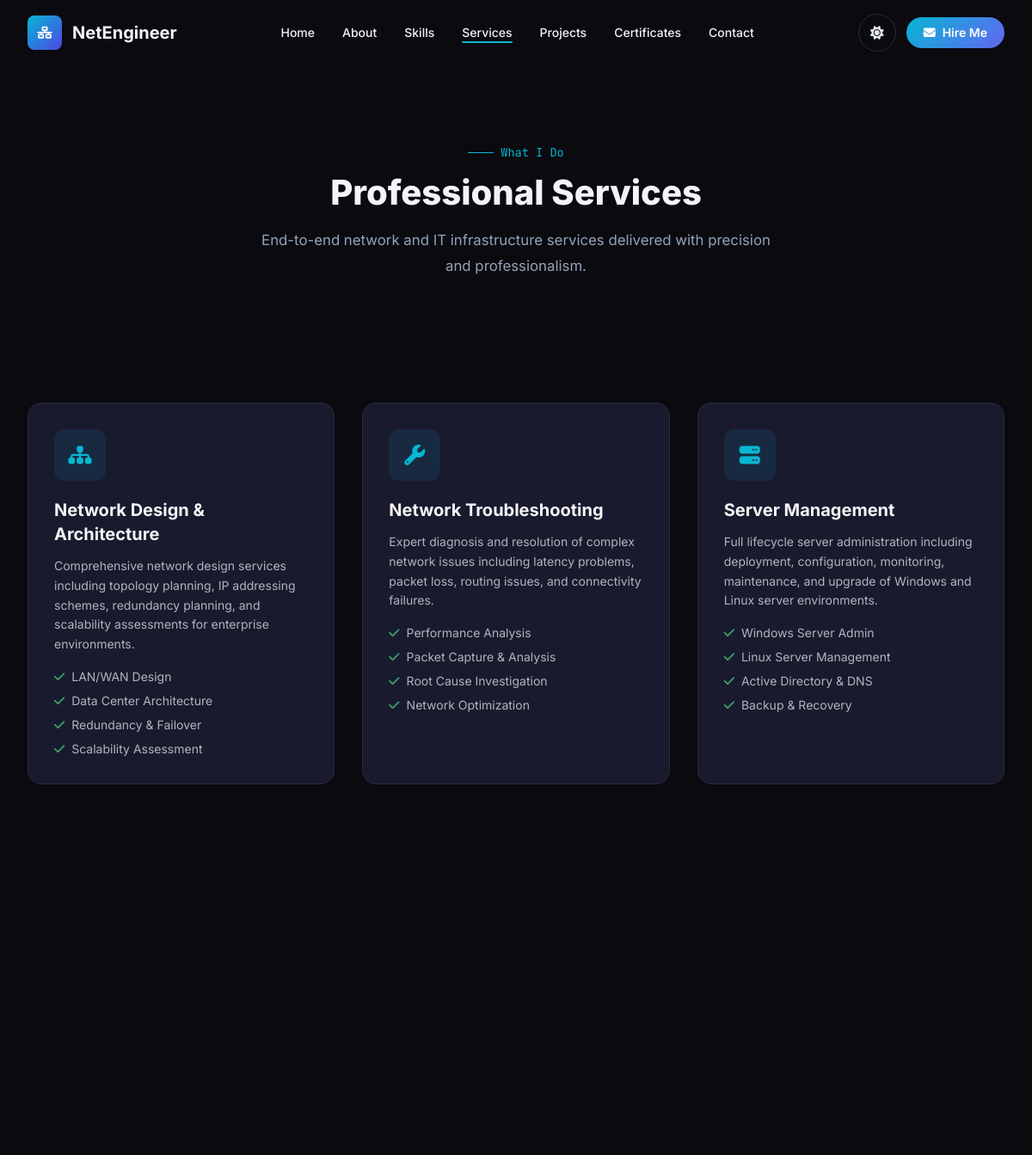
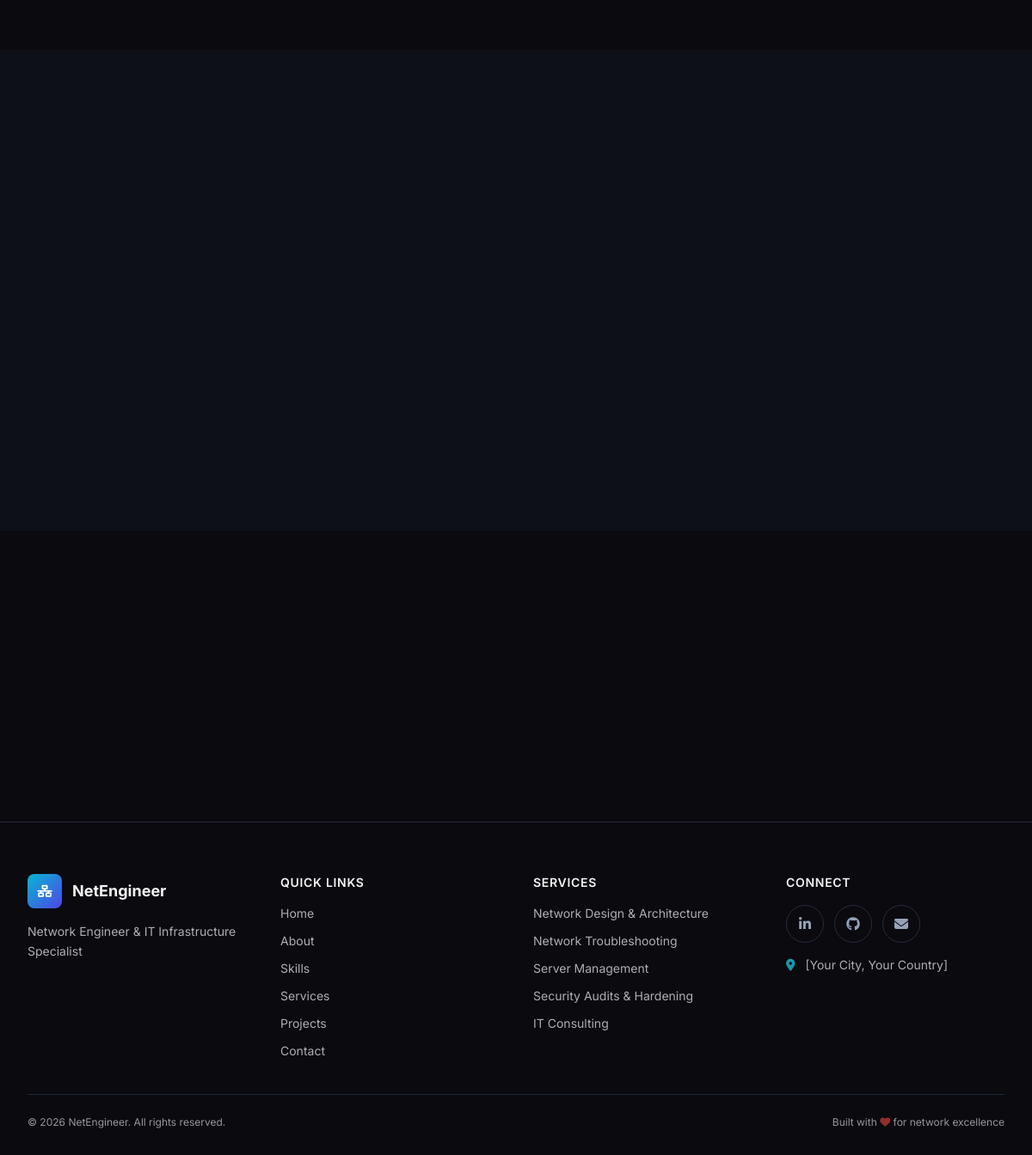
/services.php, run on the app's committed database (2 pictures, top to bottom).
### tables this page shows
CREATE TABLE `site_settings` (
    `id` INT UNSIGNED AUTO_INCREMENT PRIMARY KEY,
    `site_name` VARCHAR(255) NOT NULL DEFAULT 'Network Engineer Portfolio',
    `site_title` VARCHAR(500) DEFAULT NULL,
    `site_description` TEXT DEFAULT NULL,
    `logo` VARCHAR(500) DEFAULT NULL,
    `favicon` VARCHAR(500) DEFAULT NULL,
    `created_at` TIMESTAMP DEFAULT CURRENT_TIMESTAMP,
    `updated_at` TIMESTAMP DEFAULT CURRENT_TIMESTAMP ON UPDATE CURRENT_TIMESTAMP
);

CREATE TABLE `services` (
    `id` INT UNSIGNED AUTO_INCREMENT PRIMARY KEY,
    `title` VARCHAR(255) NOT NULL,
    `description` TEXT NOT NULL,
    `icon` VARCHAR(100) DEFAULT NULL,
    `display_order` INT UNSIGNED NOT NULL DEFAULT 0,
    `created_at` TIMESTAMP DEFAULT CURRENT_TIMESTAMP,
    `updated_at` TIMESTAMP DEFAULT CURRENT_TIMESTAMP ON UPDATE CURRENT_TIMESTAMP,
    INDEX `idx_services_order` (`display_order`)
);

CREATE TABLE `profile` (
    `id` INT UNSIGNED AUTO_INCREMENT PRIMARY KEY,
    `user_id` INT UNSIGNED NOT NULL,
    `headline` VARCHAR(500) DEFAULT NULL,
    `about_me` TEXT DEFAULT NULL,
    `phone` VARCHAR(50) DEFAULT NULL,
    `address` VARCHAR(500) DEFAULT NULL,
    `website` VARCHAR(500) DEFAULT NULL,
    `github` VARCHAR(500) DEFAULT NULL,
    `linkedin` VARCHAR(500) DEFAULT NULL,
    `facebook` VARCHAR(500) DEFAULT NULL,
    `twitter` VARCHAR(500) DEFAULT NULL,
    `cv_file` VARCHAR(500) DEFAULT NULL,
    `created_at` TIMESTAMP DEFAULT CURRENT_TIMESTAMP,
    `updated_at` TIMESTAMP DEFAULT CURRENT_TIMESTAMP ON UPDATE CURRENT_TIMESTAMP,
    FOREIGN KEY (`user_id`) REFERENCES `users`(`id`) ON DELETE CASCADE,
    INDEX `idx_profile_user` (`user_id`)
);

### config/database.php (called while the page is built, shortened)
<?php
function getDB(): PDO {
    static $pdo = null;
    if ($pdo === null) {
        try {
            $dsn = "mysql:host=" . DB_HOST . ";dbname=" . DB_NAME . ";charset=" . DB_CHARSET;
            $options = [
                PDO::ATTR_ERRMODE            => PDO::ERRMODE_EXCEPTION,
                PDO::ATTR_DEFAULT_FETCH_MODE => PDO::FETCH_ASSOC,
                PDO::ATTR_EMULATE_PREPARES   => false,
                PDO::MYSQL_ATTR_INIT_COMMAND => "SET NAMES utf8mb4 COLLATE utf8mb4_unicode_ci",
            ];
            $pdo = new PDO($dsn, DB_USER, DB_PASS, $options);
        } catch (PDOException $e) {
            error_log("Database connection failed: " . $e->getMessage());
            die("Database connection failed. Please check your configuration.");
        }
    }
    return $pdo;
}
function dbQuery(string $sql, array $params = []): array {
    $stmt = getDB()->prepare($sql);
    $stmt->execute($params);
    return $stmt->fetchAll();
}
function dbRow(string $sql, array $params = []): ?array {
    $stmt = getDB()->prepare($sql);
    $stmt->execute($params);
    $row = $stmt->fetch();
    return $row ?: null;
}

### includes/functions.php (called while the page is built, shortened)
<?php
function e(?string $value): string {
    return htmlspecialchars($value ?? '', ENT_QUOTES | ENT_HTML5, 'UTF-8');
}
function getProfile(): ?array {
    return dbRow("SELECT p.*, u.full_name, u.email, u.profile_image
                  FROM profile p
                  JOIN users u ON u.id = p.user_id
                  LIMIT 1");
}
function getSiteSettings(): ?array {
    return dbRow("SELECT * FROM site_settings LIMIT 1");
}

### services.php (the view, shortened to what this page needs)
<?php $pageTitle = 'Services'; include 'includes/header.php'; include 'includes/navbar.php';
$services = dbQuery("SELECT * FROM services ORDER BY display_order ASC");
$features = [
    ['LAN/WAN Design', 'Data Center Architecture', 'Redundancy & Failover', 'Scalability Assessment'],
    ['Performance Analysis', 'Packet Capture & Analysis', 'Root Cause Investigation', 'Network Optimization'],
    ['Windows Server Admin', 'Linux Server Management', 'Active Directory & DNS', 'Backup & Recovery'],
    ['Vulnerability Assessment', 'Firewall Optimization', 'Access Control Review', 'Compliance Checks'],
    ['Infrastructure Assessment', 'Technology Roadmap', 'Vendor Management', 'Cost Optimization'],
    ['New Site Setup', 'Infrastructure Migration', 'Cloud Migration', 'Hardware Procurement'],
];
?>
<main id="main-content">
    <section class="page-header">
        <div class="bg-pattern"></div>
        <div class="max-w-7xl mx-auto px-4 sm:px-6 lg:px-8 relative z-10">
            <div class="animate-on-scroll">
                <span class="section-tag justify-center">What I Do</span>
                <h1 class="section-title">Professional Services</h1>
                <p class="section-subtitle mx-auto">End-to-end network and IT infrastructure services delivered with precision and professionalism.</p>
            </div>
        </div>
    </section>
    <section class="py-16">
        <div class="max-w-7xl mx-auto px-4 sm:px-6 lg:px-8">
            <?php if (empty($services)): ?>
                <div class="text-center py-20"><p class="text-gray-500">Services coming soon.</p></div>
            <?php else: ?>
                <div class="grid sm:grid-cols-2 lg:grid-cols-3 gap-8">
                    <?php foreach ($services as $idx => $service): ?>
                        <div class="card service-card animate-on-scroll delay-<?= (($idx % 3) + 1) * 100 ?>">
                            <div class="icon-box mb-5"><?= $service['icon'] ? '<i class="' . e($service['icon']) . '"></i>' : '<i class="fas fa-concierge-bell"></i>' ?></div>
                            <h3 class="text-xl font-bold mb-3"><?= e($service['title']) ?></h3>
                            <p class="text-sm opacity-70 leading-relaxed mb-4"><?= e($service['description']) ?></p>
                            <ul class="space-y-2 text-sm opacity-70">
                                <?php $idx2 = $idx < count($features) ? $features[$idx] : []; ?>
                                <?php foreach ($idx2 as $feat): ?>
                                    <li><i class="fas fa-check text-green-400 mr-2"></i><?= e($feat) ?></li>
                                <?php endforeach; ?>
                            </ul>
                        </div>
                    <?php endforeach; ?>
                </div>
            <?php endif; ?>
        </div>
    </section>
    <section class="py-20 bg-gray-800/20">
        <div class="max-w-7xl mx-auto px-4 sm:px-6 lg:px-8">
            <div class="grid sm:grid-cols-2 lg:grid-cols-4 gap-8">
            </div>
        </div>
    </section>
    <section class="py-20 text-center">
    </section>
</main>
<?php include 'includes/footer.php'; ?>

### includes/navbar.php (shortened to what this page needs)
<nav class="navbar" role="navigation" aria-label="Main navigation">
    <div class="max-w-7xl mx-auto px-4 sm:px-6 lg:px-8">
        <div class="flex items-center justify-between">
            <a href="index.php" class="flex items-center gap-3 text-xl font-bold hover:text-network-400 transition-colors">
                <span class="w-10 h-10 rounded-lg bg-gradient-to-br from-network-500 to-primary-600 flex items-center justify-center text-white text-sm font-bold">
                    <i class="fas fa-network-wired"></i>
                </span>
                <span class="hidden sm:block"><?= e($siteSettings['site_name'] ?? 'NetEngineer') ?></span>
            </a>
            <div class="hidden lg:flex items-center gap-8">
                <a href="index.php" class="nav-link text-sm font-medium">Home</a>
                <a href="about.php" class="nav-link text-sm font-medium">About</a>
                <a href="skills.php" class="nav-link text-sm font-medium">Skills</a>
                <a href="services.php" class="nav-link text-sm font-medium">Services</a>
                <a href="projects.php" class="nav-link text-sm font-medium">Projects</a>
                <a href="certificates.php" class="nav-link text-sm font-medium">Certificates</a>
                <a href="contact.php" class="nav-link text-sm font-medium">Contact</a>
            </div>
            <div class="flex items-center gap-3">
                <button class="theme-toggle" aria-label="Toggle theme">
                    <i class="fas fa-sun"></i>
                </button>
                <a href="contact.php" class="hidden sm:inline-flex btn-primary text-sm !py-2 !px-5">
                    <i class="fas fa-envelope"></i> Hire Me
                </a>
            </div>
        </div>
    </div>
</nav>

### includes/footer.php (shortened to what this page needs)
<?php
$profile = getProfile() ?? [];
?>
<footer class="footer">
    <div class="max-w-7xl mx-auto px-4 sm:px-6 lg:px-8">
        <div class="grid grid-cols-1 md:grid-cols-2 lg:grid-cols-4 gap-10 mb-10">
            <div>
                <div class="flex items-center gap-3 mb-4">
                    <span class="w-10 h-10 rounded-lg bg-gradient-to-br from-network-500 to-primary-600 flex items-center justify-center text-white text-sm">
                        <i class="fas fa-network-wired"></i>
                    </span>
                    <span class="text-lg font-bold"><?= e($siteSettings['site_name'] ?? 'NetEngineer') ?></span>
                </div>
                <p class="text-sm leading-relaxed opacity-70">
                    <?= e($profile['headline'] ?? 'Professional Network Engineer & IT Infrastructure Specialist.') ?>
                </p>
            </div>
            <div>
                <h4 class="text-sm font-semibold uppercase tracking-wider mb-4">Quick Links</h4>
                <ul class="space-y-3 text-sm">
                    <li><a href="index.php" class="opacity-70 hover:opacity-100">Home</a></li>
                    <li><a href="about.php" class="opacity-70 hover:opacity-100">About</a></li>
                    <li><a href="skills.php" class="opacity-70 hover:opacity-100">Skills</a></li>
                    <li><a href="services.php" class="opacity-70 hover:opacity-100">Services</a></li>
                    <li><a href="projects.php" class="opacity-70 hover:opacity-100">Projects</a></li>
                    <li><a href="contact.php" class="opacity-70 hover:opacity-100">Contact</a></li>
                </ul>
            </div>
            <div>
                <h4 class="text-sm font-semibold uppercase tracking-wider mb-4">Services</h4>
                <ul class="space-y-3 text-sm">
                    <?php
                    $footerServices = dbQuery("SELECT title FROM services ORDER BY display_order ASC LIMIT 5");
                    foreach ($footerServices as $fs): ?>
                        <li><a href="services.php" class="opacity-70 hover:opacity-100"><?= e($fs['title']) ?></a></li>
                    <?php endforeach; ?>
                </ul>
            </div>
            <div>
                <h4 class="text-sm font-semibold uppercase tracking-wider mb-4">Connect</h4>
                <div class="flex gap-3 mb-4 flex-wrap">
                    <?php if (!empty($profile['linkedin'])): ?>
                        <a href="<?= e($profile['linkedin']) ?>" class="social-link" aria-label="LinkedIn" target="_blank"><i class="fab fa-linkedin-in"></i></a>
                    <?php endif; ?>
                    <?php if (!empty($profile['github'])): ?>
                        <a href="<?= e($profile['github']) ?>" class="social-link" aria-label="GitHub" target="_blank"><i class="fab fa-github"></i></a>
                    <?php endif; ?>
                    <a href="contact.php" class="social-link" aria-label="Email"><i class="fas fa-envelope"></i></a>
                </div>
                <p class="text-sm opacity-70">
                    <i class="fas fa-map-marker-alt mr-2 text-network-400"></i>
                    <?= e(!empty($profile['address']) ? $profile['address'] : 'Available for remote & onsite') ?>
                </p>
            </div>
        </div>
        <div class="border-t border-gray-800 pt-6 mt-6 flex flex-col sm:flex-row items-center justify-between gap-4">
            <p class="text-xs opacity-60">
                &copy; <?php echo date('Y'); ?> <?= e($siteSettings['site_name'] ?? 'Network Engineer Portfolio') ?>. All rights reserved.
            </p>
            <p class="text-xs opacity-60">
                Built with <i class="fas fa-heart text-red-500"></i> for network excellence
            </p>
        </div>
    </div>
</footer>
</body>
</html>

### data on the page
site_settings: site_name "NetEngineer"
services: title "Network Design & Architecture", description "Comprehensive network design services including topology planning, IP addressing schemes, redundancy planning, and scalability assessments for enterprise environments.", feat "LAN/WAN Design", feat "Data Center Architecture", feat "Redundancy & Failover", feat "Scalability Assessment"
services: title "Network Troubleshooting", description "Expert diagnosis and resolution of complex network issues including latency problems, packet loss, routing issues, and connectivity failures.", feat "Performance Analysis", feat "Packet Capture & Analysis", feat "Root Cause Investigation", feat "Network Optimization"
services: title "Server Management", description "Full lifecycle server administration including deployment, configuration, monitoring, maintenance, and upgrade of Windows and Linux server environments.", feat "Windows Server Admin", feat "Linux Server Management", feat "Active Directory & DNS", feat "Backup & Recovery"
profile: headline "Network Engineer & IT Infrastructure Specialist", address "[Your City, Your Country]"
services: title "Security Audits & Hardening"
services: title "IT Consulting"
